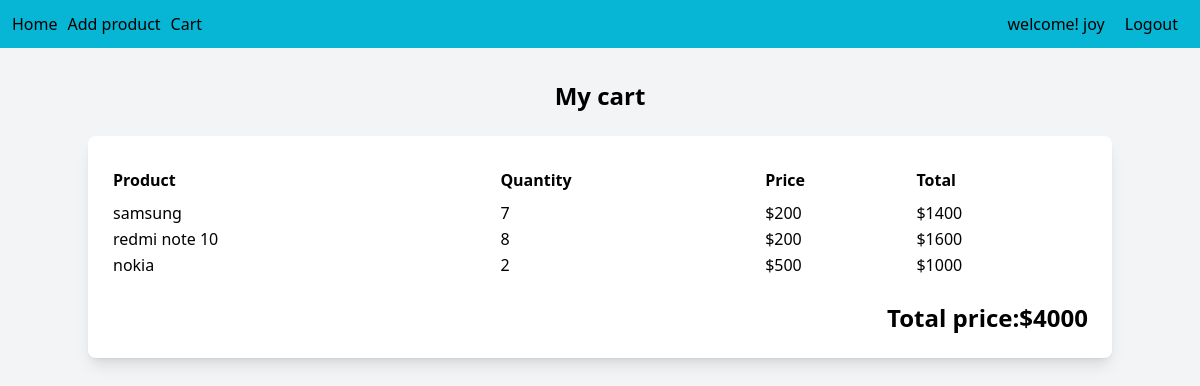
/cart/ (signed in), run on an earlier commit of the app's database.
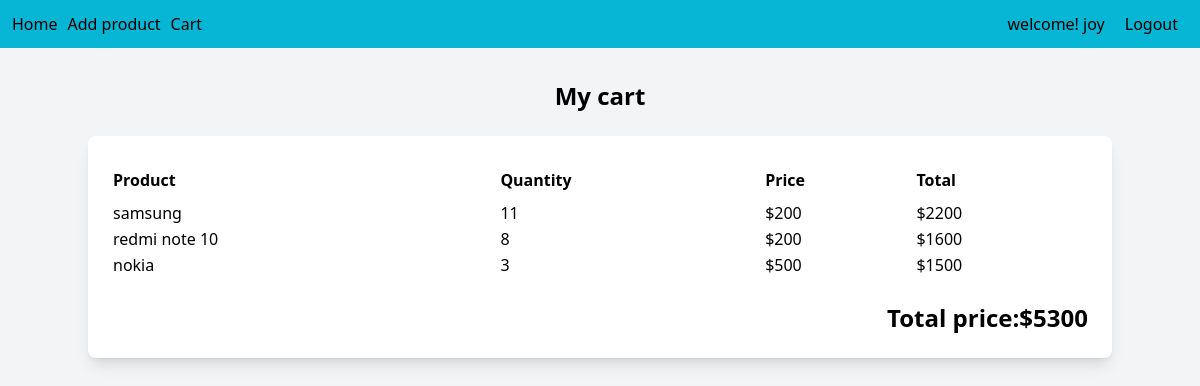
And on a later commit of the database.
### main/models.py (models this page shows)
class CartItem(models.Model):
    cart=models.ForeignKey(Cart,on_delete=models.CASCADE,related_name='items',null=True)
    product=models.ForeignKey(Product,on_delete=models.CASCADE,related_name='cart_items',null=True)
    quantity=models.PositiveIntegerField(default=1)

class Product(models.Model):
    name=models.CharField(max_length=100)
    price=models.IntegerField()
    quantity=models.IntegerField()
    image=models.FileField(upload_to='uploads/',null=True)

### main/views.py (the view)
# urls.py: path('cart/',views.view_cart, name="cart"),
@login_required
def view_cart(request):
    cart,created=Cart.objects.get_or_create(user=request.user)
    items=cart.items.select_related('product').annotate(
        item_total=F('quantity') * F('product__price')
    )
    total_price = items.aggregate(total=Sum('item_total'))['total'] or 0
    return render(request,'main/view_cart.html',{'items':items,'total_price':total_price})

### main/templates/main/view_cart.html (shortened to what this page needs)
<!DOCTYPE html>
<html lang="en">
<head>
    <script src="https://cdn.tailwindcss.com"></script>
</head>
<body class="bg-gray-100">
    {% include "main/menu.html" %}
   <div class="container mx-auto py-8">
    <h2 class="text-2xl font-bold mb-6 text-center">My cart</h2>
    <div class="bg-white p-6 rounded-lg shadow-lg">
        {% if items %}
            <table class="w-full table-auto">
                <thead>
                   <tr>
                        <th class="text-left py-2">Product</th>
                        <th class="text-left py-2">Quantity</th>
                        <th class="text-left py-2">Price</th>
                        <th class="text-left py-2">Total</th>
                   </tr>
                </thead>
                <tbody>
                    {% for item in items %}
                    <tr>
                        <td>{{item.product.name}}</td>
                        <td>{{item.quantity}}</td>
                        <td>${{item.product.price}}</td>
                        <td>${{item.item_total}}</td>
                    </tr>
                {% endfor %}
                </tbody>
            </table>
            <div class="mt-6 text-right">
                <h2 class="font-semibold text-2xl">Total price:${{total_price}}</h2>
            </div>
            {% else %}
            <p class="text-gray-600 font-semibold">Your cart is empty</p>
        {% endif %}
    </div>
   </div>
</body>
</html>

What changed in the data, as far as the page shows it:
changed CartItem "samsung": quantity "7" → "11"; item_total "1400" → "2200"
changed CartItem "nokia": quantity "2" → "3"; item_total "1000" → "1500"
Also different on the page:
{{ total_price }}: "4000" → "5300"
